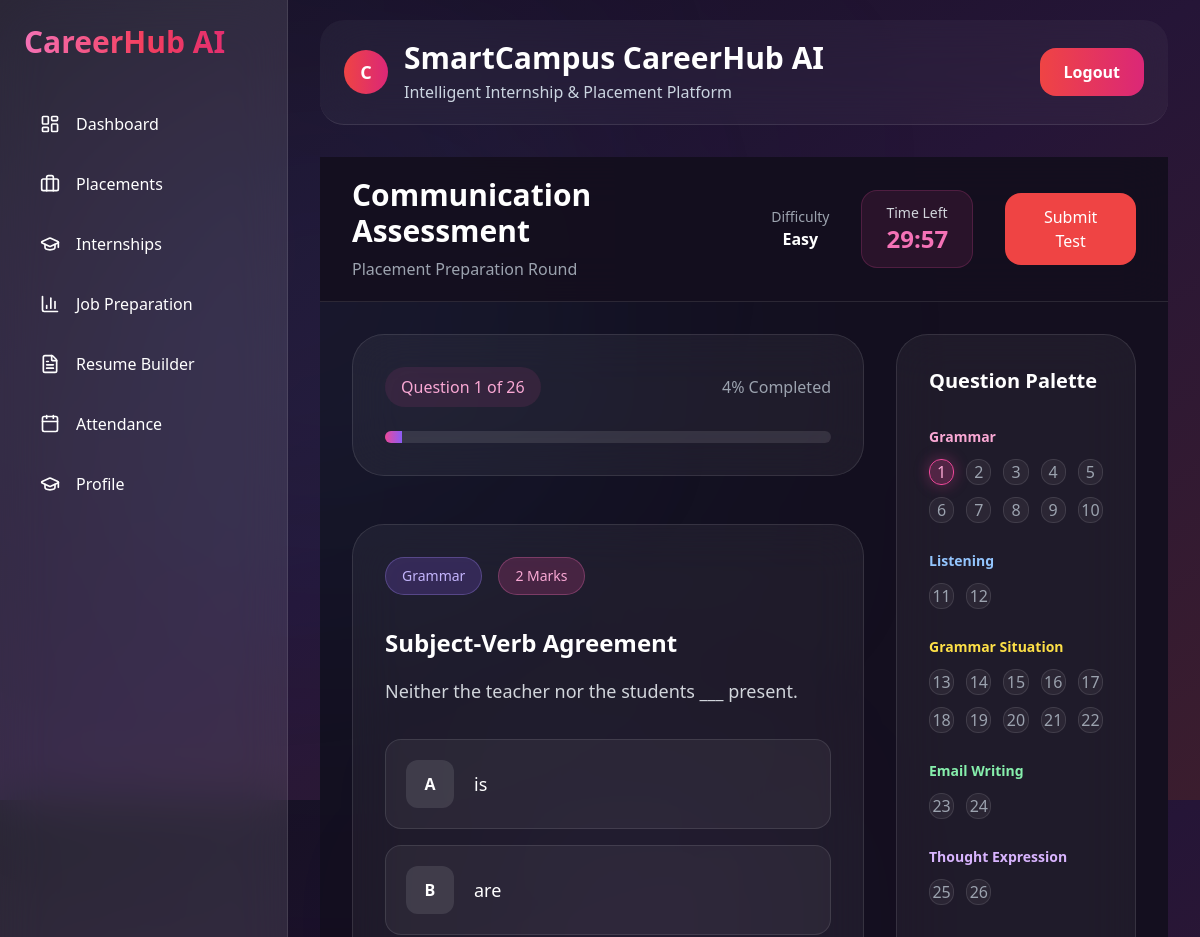
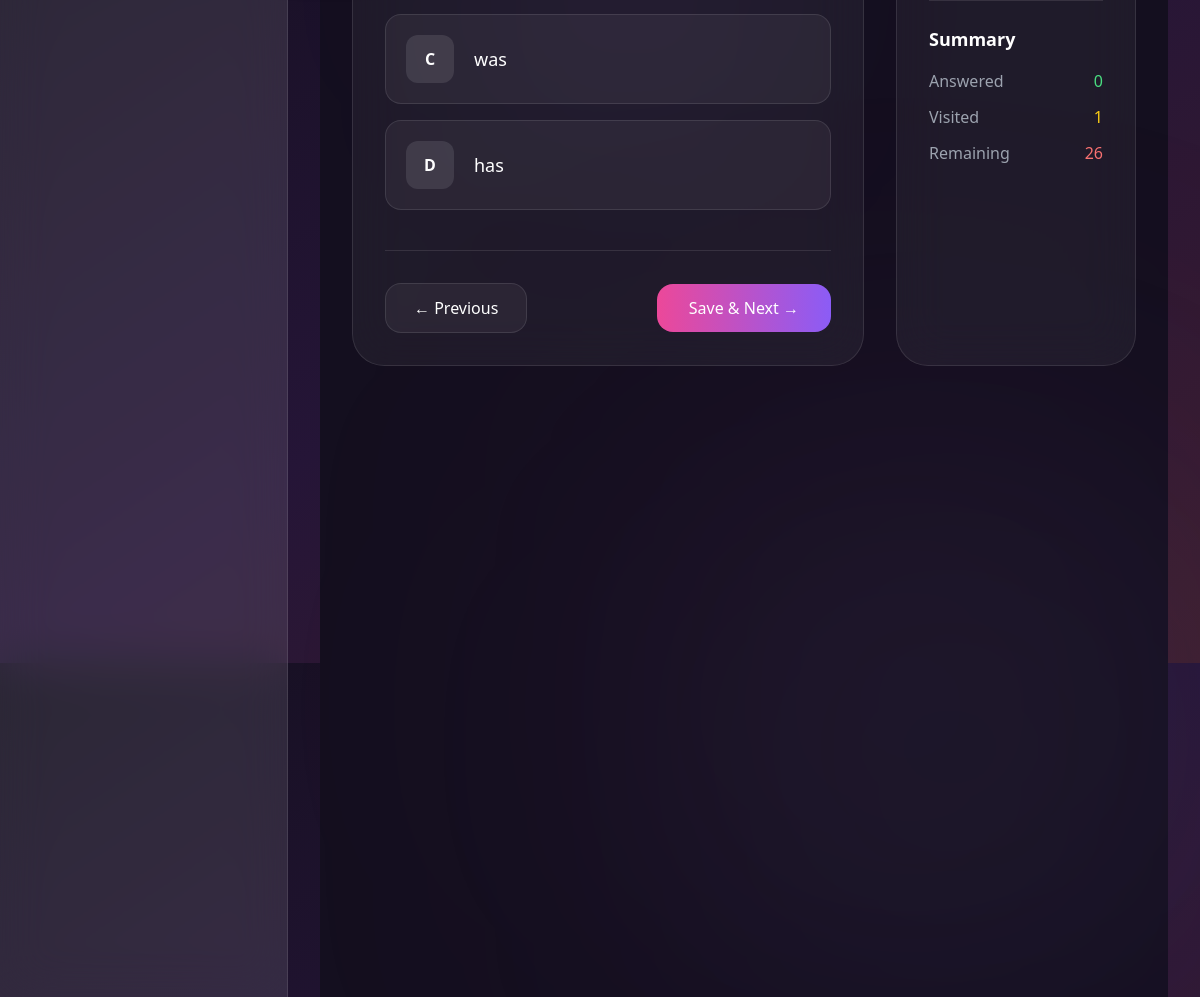
/preparation/communication/test/ (signed in), run on the app's committed database (2 pictures, top to bottom).
### dashboard/models.py (models this page shows, shortened)
class CommunicationQuestion(models.Model):
    QUESTION_TYPES = [
        ("grammar", "Grammar MCQ"),
        ("listening", "Listening"),
        ("grammar_situation", "Grammar Situation"),
        ("email", "Email Writing"),
        ("expression", "Thought Expression"),
    ]
    question_type = models.CharField(
        max_length=30,
        choices=QUESTION_TYPES
    )
    DIFFICULTY_CHOICES = [
        ("easy", "Easy"),
        ("medium", "Medium"),
        ("hard", "Hard"),
    ]
    difficulty = models.CharField(
        max_length=20,
        choices=DIFFICULTY_CHOICES,
        default="easy"
    )
    title = models.CharField(max_length=255)
    question = models.TextField()
    marks = models.IntegerField(default=2)
    option_a = models.CharField(max_length=255, blank=True)
    option_b = models.CharField(max_length=255, blank=True)
    option_c = models.CharField(max_length=255, blank=True)
    option_d = models.CharField(max_length=255, blank=True)
    correct_option = models.CharField(
        max_length=1,
        blank=True,
        help_text="A/B/C/D"
    )
    audio = models.FileField(
        upload_to="communication_audio/",
        blank=True,
        null=True
    )
    expected_answer = models.TextField(blank=True)
    sample_answer = models.TextField(blank=True)
    created_at = models.DateTimeField(auto_now_add=True)
    class Meta:
        ordering = ["id"]

### dashboard/views.py (the view)
@login_required
def communication_test(request):
    difficulty = request.GET.get("difficulty", "easy").lower()
    question_types = [
        ("grammar", 10),
        ("listening", 2),
        ("grammar_situation", 10),
        ("email", 2),
        ("expression", 2),
    ]
    questions = []
    for q_type, count in question_types:
        qs = list(
            CommunicationQuestion.objects.filter(
                difficulty=difficulty,
                question_type=q_type
            )
        )
        questions.extend(
            sample(qs, min(count, len(qs)))
        )
    request.session["communication_question_order"] = [
        q.id for q in questions
]
    return render(
        request,
        "preparation/communication/test.html",
        {
            "questions": questions,
            "difficulty": difficulty,
        },
)

### templates/preparation/communication/test.html (shortened to what this page needs)
{% extends "base.html" %} {% block content %}
<div class="min-h-screen bg-[#140F1F] text-white">
  <header
    class="sticky top-0 z-50 border-b border-white/10 bg-[#140F1F]/90 backdrop-blur-xl"
  >
    <div
      class="max-w-[1700px] mx-auto px-8 py-5 flex items-center justify-between"
    >
      <div>
        <h1 class="text-3xl font-bold">Communication Assessment</h1>
        <p class="text-gray-400 mt-2">Placement Preparation Round</p>
      </div>
      <div class="flex items-center gap-8">
        <div class="text-center">
          <p class="text-gray-400 text-sm">Difficulty</p>
          <h3 class="font-semibold capitalize">{{ difficulty }}</h3>
        </div>
        <div
          class="rounded-2xl bg-pink-500/10 border border-pink-500/20 px-6 py-3"
        >
          <p class="text-sm text-gray-300">Time Left</p>
          <h2 id="timer" class="text-2xl font-bold text-pink-400">30:00</h2>
        </div>
        <button
          type="button"
          onclick="submitTest()"
          class="px-6 py-3 rounded-2xl bg-red-500 hover:bg-red-400 transition"
        >
          Submit Test
        </button>
      </div>
    </div>
  </header>
  <div class="max-w-[1700px] mx-auto p-8">
    <div class="grid grid-cols-12 gap-8 items-stretch">
      <div class="col-span-8 flex flex-col gap-8">
        <div
          class="rounded-[32px] bg-white/5 border border-white/10 backdrop-blur-xl p-8 mb-4"
        >
          <div class="flex justify-between items-center">
            <span
              id="questionNumber"
              class="px-4 py-2 rounded-full bg-pink-500/10 text-pink-300"
            >
            </span>
            <span id="progressText" class="text-gray-400"> 0% Completed </span>
          </div>
          <div class="h-3 rounded-full bg-white/10 overflow-hidden mt-6">
            <div
              id="progressBar"
              class="h-full bg-gradient-to-r from-pink-500 to-violet-500"
              style="width: 0%"
            ></div>
          </div>
        </div>
        <form
          id="communicationForm"
          method="POST"
          action="{% url 'submit_communication_test' %}"
        >
          {% for q in questions %}
          <div
            class="question-card rounded-[32px] bg-white/5 border border-white/10 backdrop-blur-xl p-8 {% if not forloop.first %}hidden{% endif %}"
            data-index="{{ forloop.counter0 }}"
            data-id="{{ q.id }}"
          >
            <div class="flex justify-between items-center mb-8">
              <div class="flex items-center gap-4">
                <span
                  class="px-4 py-2 rounded-full bg-violet-500/20 border border-violet-400/30 text-violet-300 text-sm"
                >
                  {{ q.question_type|title }}
                </span>
                <span
                  class="px-4 py-2 rounded-full bg-pink-500/20 border border-pink-400/30 text-pink-300 text-sm"
                >
                  {{ q.marks }} Marks
                </span>
              </div>
            </div>
            <h2 class="text-2xl font-semibold mb-4">{{ q.title }}</h2>
            <p class="text-lg text-gray-300 leading-8 mb-8">{{ q.question }}</p>
            {% if q.question_type == "grammar" %}
            <div class="space-y-4">
              {% if q.option_a %}
              <label
                class="option-card flex items-center gap-5 p-5 rounded-2xl bg-white/5 border border-white/10 cursor-pointer transition-all duration-300 hover:border-pink-500 hover:bg-pink-500/10"
              >
                <div
                  class="w-12 h-12 rounded-xl bg-white/10 flex items-center justify-center font-bold"
                >
                  A
                </div>
                <span class="text-lg"> {{ q.option_a }} </span>
              </label>
              {% endif %}
              {% if q.option_b %}
              <label
                class="option-card flex items-center gap-5 p-5 rounded-2xl bg-white/5 border border-white/10 cursor-pointer transition-all duration-300 hover:border-pink-500 hover:bg-pink-500/10"
              >
                <div
                  class="w-12 h-12 rounded-xl bg-white/10 flex items-center justify-center font-bold"
                >
                  B
                </div>
                <span class="text-lg"> {{ q.option_b }} </span>
              </label>
              {% endif %}
              {% if q.option_c %}
              <label
                class="option-card flex items-center gap-5 p-5 rounded-2xl bg-white/5 border border-white/10 cursor-pointer transition-all duration-300 hover:border-pink-500 hover:bg-pink-500/10"
              >
                <div
                  class="w-12 h-12 rounded-xl bg-white/10 flex items-center justify-center font-bold"
                >
                  C
                </div>
                <span class="text-lg"> {{ q.option_c }} </span>
              </label>
              {% endif %}
               {% if q.option_d %}
              <label
                class="option-card flex items-center gap-5 p-5 rounded-2xl bg-white/5 border border-white/10 cursor-pointer transition-all duration-300 hover:border-pink-500 hover:bg-pink-500/10"
              >
                <div
                  class="w-12 h-12 rounded-xl bg-white/10 flex items-center justify-center font-bold"
                >
                  D
                </div>
                <span class="text-lg"> {{ q.option_d }} </span>
              </label>
              {% endif %}
            </div>
            {% endif %}
            <div
              class="flex justify-between items-center mt-10 pt-8 border-t border-white/10"
            >
              <button
                type="button"
                class="prev-btn px-7 py-3 rounded-2xl bg-white/5 border border-white/10 hover:bg-white/10 transition"
              >
                ← Previous
              </button>
              <button
                type="button"
                class="next-btn px-8 py-3 rounded-2xl bg-gradient-to-r from-pink-500 to-violet-500 hover:scale-105 transition-all"
              >
                Save & Next →
              </button>
            </div>
          </div>
          {% endfor %}
        </form>
      </div>
      <div class="col-span-4 flex">
        <div
          class="rounded-[32px] bg-white/5 border border-white/10 backdrop-blur-xl p-8 flex flex-col h-full w-full"
        >
          <h2 class="text-xl font-semibold mb-8">Question Palette</h2>
          <div class="mb-7">
            <h3 class="text-sm font-semibold text-pink-300 mb-3">Grammar</h3>
            <div class="grid grid-cols-5 gap-3">
              {% for q in questions %}
               {% if q.question_type == "grammar" %}
              <button
                type="button"
                class="palette-btn aspect-square rounded-xl border bg-white/5 border-white/10 transition"
                data-index="{{ forloop.counter0 }}"
              >
                {{ forloop.counter }}
              </button>
              {% endif %}
              {% endfor %}
            </div>
          </div>
          <div class="mb-7">
            <h3 class="text-sm font-semibold text-blue-300 mb-3">Listening</h3>
            <div class="grid grid-cols-5 gap-3">
              {% for q in questions %}
              {% if q.question_type == "listening" %}
              <button
                type="button"
                class="palette-btn aspect-square rounded-xl border bg-white/5 border-white/10 transition"
                data-index="{{ forloop.counter0 }}"
              >
                {{ forloop.counter }}
              </button>
              {% endif %}
              {% endfor %}
            </div>
          </div>
          <div class="mb-7">
            <h3 class="text-sm font-semibold text-yellow-300 mb-3">
              Grammar Situation
            </h3>
            <div class="grid grid-cols-5 gap-3">
              {% for q in questions %}
              {% if q.question_type == "grammar_situation" %}
              <button
                type="button"
                class="palette-btn aspect-square rounded-xl border bg-white/5 border-white/10 transition"
                data-index="{{ forloop.counter0 }}"
              >
                {{ forloop.counter }}
              </button>
              {% endif %}
              {% endfor %}
            </div>
          </div>
          <div class="mb-7">
            <h3 class="text-sm font-semibold text-green-300 mb-3">
              Email Writing
            </h3>
            <div class="grid grid-cols-5 gap-3">
              {% for q in questions %}
              {% if q.question_type == "email" %}
              <button
                type="button"
                class="palette-btn aspect-square rounded-xl border bg-white/5 border-white/10 transition"
                data-index="{{ forloop.counter0 }}"
              >
                {{ forloop.counter }}
              </button>
              {% endif %}
               {% endfor %}
            </div>
          </div>
          <div>
            <h3 class="text-sm font-semibold text-purple-300 mb-3">
              Thought Expression
            </h3>
            <div class="grid grid-cols-5 gap-3">
              {% for q in questions %}
              {% if q.question_type == "expression" %}
              <button
                type="button"
                class="palette-btn aspect-square rounded-xl border bg-white/5 border-white/10 transition"
                data-index="{{ forloop.counter0 }}"
              >
                {{ forloop.counter }}
              </button>
              {% endif %}
              {% endfor %}
            </div>
          </div>
          <div class="mt-8 pt-6 border-t border-white/10">
            <h3 class="text-lg font-semibold mb-4">Summary</h3>
            <div class="space-y-3">
              <div class="flex justify-between">
                <span class="text-gray-400">Answered</span>
                <span id="answeredCount" class="text-green-400">0</span>
              </div>
              <div class="flex justify-between">
                <span class="text-gray-400">Visited</span>
                <span id="visitedCount" class="text-yellow-400">1</span>
              </div>
              <div class="flex justify-between">
                <span class="text-gray-400">Remaining</span>
                <span id="remainingCount" class="text-red-400">
                  {{ questions|length }}
                </span>
              </div>
            </div>
          </div>
        </div>
      </div>
    </div>
  </div>
</div>
{% endblock %}

### templates/components/navbar.html (shortened to what this page needs)
<nav
  class="mx-4 mt-4 flex items-center justify-between rounded-3xl bg-white/[0.04] backdrop-blur-xl border-b border-white/10 px-5 py-4 text-white backdrop-blur-xl sm:mx-6 lg:mx-8 lg:mt-5 lg:px-6 lg:py-5"
>
  <div class="flex items-center gap-4">
    <div
      id="navbar-user-avatar"
      class="flex h-11 w-11 items-center justify-center rounded-full bg-gradient-to-r from-red-500 to-pink-600 text-lg font-bold text-white"
    >
      {% if user.is_authenticated %} {{ user.username|first|upper }} {% else %}
      U {% endif %}
    </div>
    <div>
      <h1 class="text-2xl font-bold lg:text-3xl">SmartCampus CareerHub AI</h1>
      <p class="mt-1 text-sm text-slate-300 lg:text-base">
        Intelligent Internship &amp; Placement Platform
      </p>
    </div>
  </div>
  <form action="{% url 'logout' %}" method="post">
    <button
      type="submit"
      class="rounded-2xl bg-gradient-to-r from-red-500 to-pink-600 px-5 py-3 font-bold transition-all hover:scale-105 lg:px-6"
    >
      Logout
    </button>
  </form>
</nav>

### templates/preparation/communication/test.html (style rules this page uses)
.palette-current { background: rgba(236, 72, 153, 0.25) !important; color: #f9a8d4 !important; border-color: #ec4899 !important; box-shadow: 0 0 15px rgba(236, 72, 153, 0.35); }
.palette-unvisited { background: rgba(255, 255, 255, 0.05) !important; color: #9ca3af !important; border-color: rgba(255, 255, 255, 0.1) !important; }

### data on the page
CommunicationQuestion: question_type "Grammar", marks "2", title "Subject-Verb Agreement", question "Neither the teacher nor the students ___ present.", option_a "is", option_b "are", option_c "was", option_d "has"

### other printed values
{{ user.username|first|upper }} "C"
{{ difficulty }} "Easy"
{{ questions|length }} "26"
